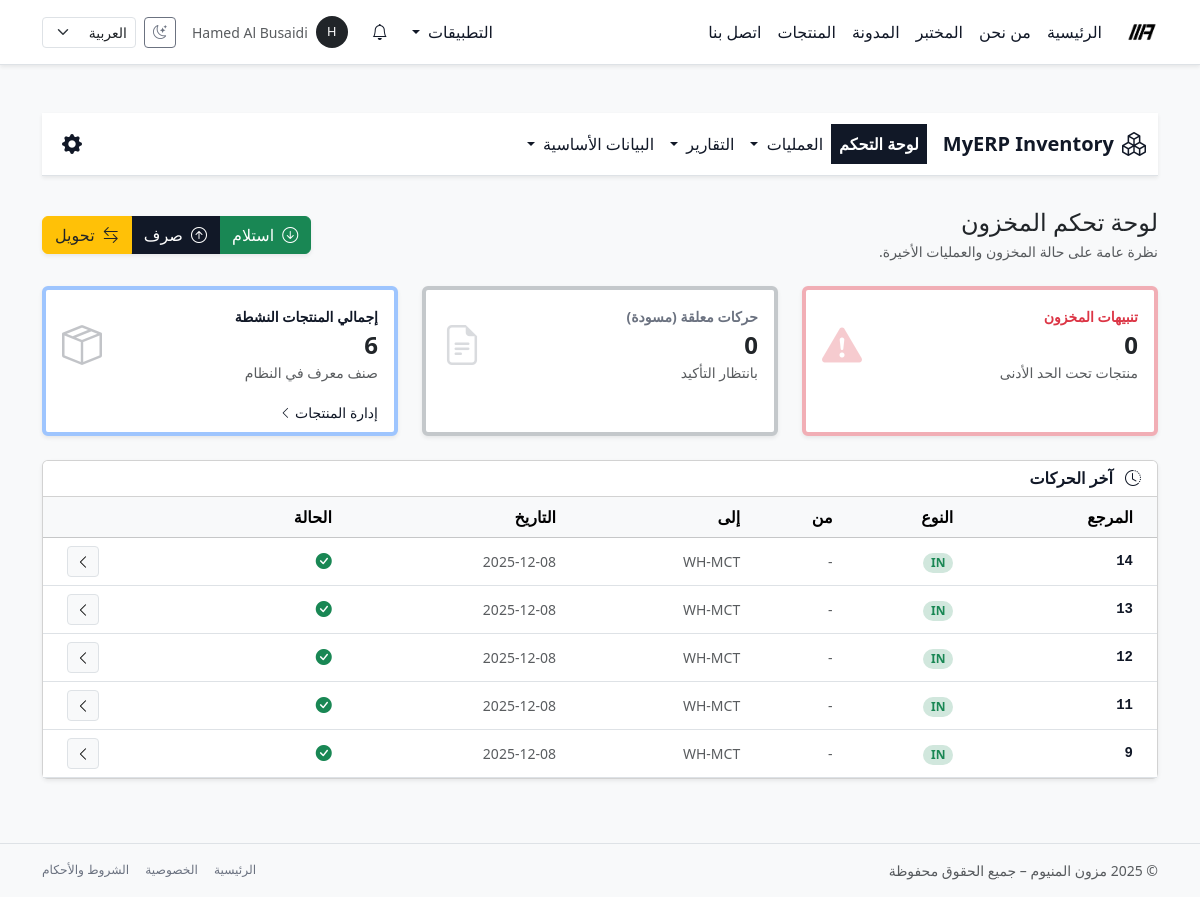
The page /ar/inventory/ (signed in) on the database as committed earlier.
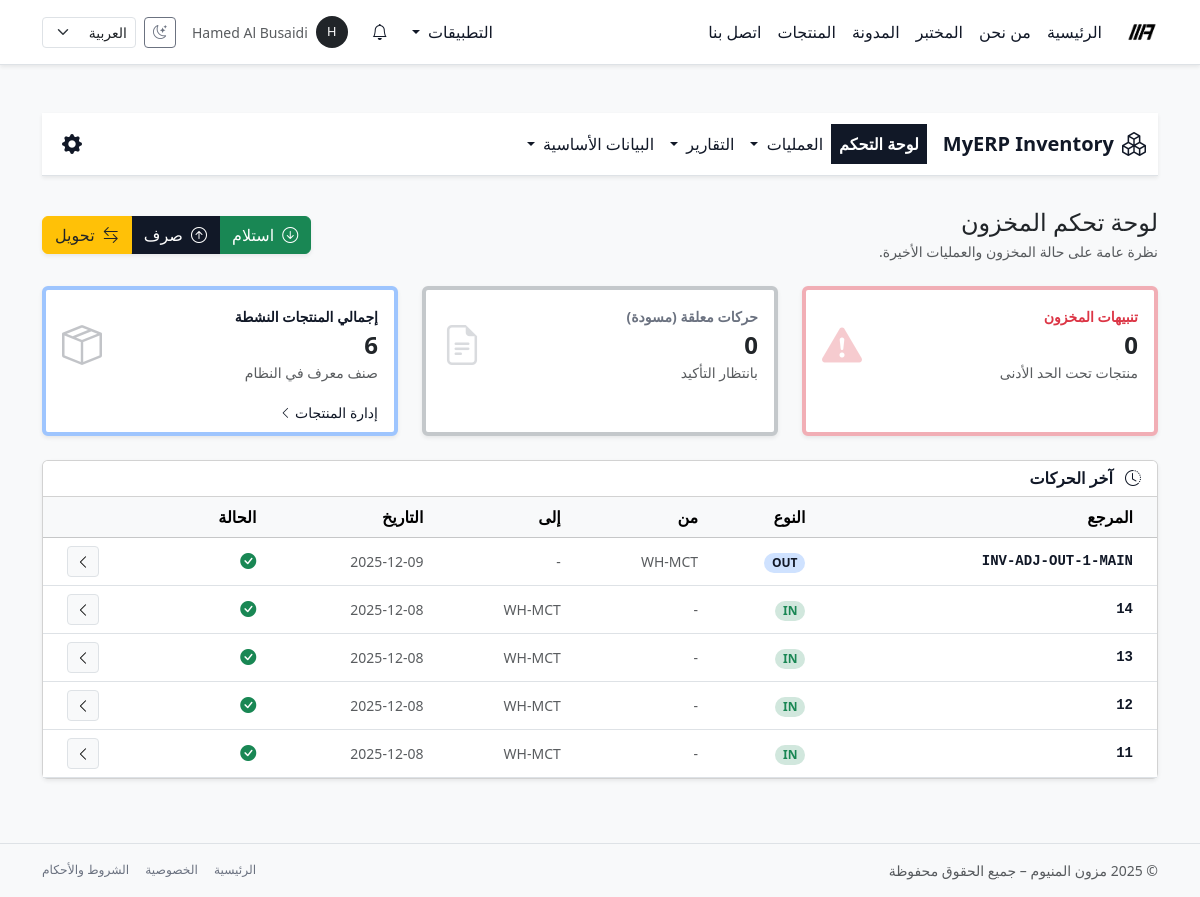
The same page on the database as committed later.
### inventory/models.py (models this page shows, shortened)
class StockMove(BaseModel):
    class MoveType(models.TextChoices):
        IN = "in", _("حركة واردة")
        OUT = "out", _("حركة صادرة")
        TRANSFER = "transfer", _("تحويل داخلي")
    class Status(models.TextChoices):
        DRAFT = "draft", _("مسودة")
        DONE = "done", _("منفذة")
        CANCELLED = "cancelled", _("ملغاة")
    move_type = models.CharField(
        max_length=20, choices=MoveType.choices, default=MoveType.IN, verbose_name=_("نوع الحركة")
    )
    adjustment = models.ForeignKey(
        "inventory.InventoryAdjustment",
        on_delete=models.SET_NULL,
        null=True,
        blank=True,
        related_name="stock_moves",
        verbose_name=_("وثيقة الجرد المرتبطة"),
        help_text=_("يتم تعبئته آلياً إذا كانت الحركة ناتجة عن تسوية جردية.")
    )
    from_warehouse = models.ForeignKey(Warehouse, on_delete=models.PROTECT, null=True, blank=True,
                                       related_name="outgoing_moves", verbose_name=_("من مستودع"))
    from_location = models.ForeignKey(StockLocation, on_delete=models.PROTECT, null=True, blank=True,
                                      related_name="outgoing_moves", verbose_name=_("من موقع"))
    to_warehouse = models.ForeignKey(Warehouse, on_delete=models.PROTECT, null=True, blank=True,
                                     related_name="incoming_moves", verbose_name=_("إلى مستودع"))
    to_location = models.ForeignKey(StockLocation, on_delete=models.PROTECT, null=True, blank=True,
                                    related_name="incoming_moves", verbose_name=_("إلى موقع"))
    move_date = models.DateTimeField(default=timezone.now, verbose_name=_("تاريخ الحركة"))
    status = models.CharField(max_length=20, choices=Status.choices, default=Status.DRAFT, verbose_name=_("الحالة"))
    reference = models.CharField(max_length=255, blank=True, verbose_name=_("مرجع خارجي"))
    note = models.TextField(blank=True, verbose_name=_("ملاحظات"))
    objects = StockMoveManager()
    class Meta:
        verbose_name = _("حركة مخزون")
        verbose_name_plural = _("حركات المخزون")
        ordering = ("-move_date", "-id")

class Warehouse(BaseModel):
    code = models.CharField(max_length=20, unique=True, verbose_name=_("كود المستودع"))
    name = models.CharField(max_length=200, verbose_name=_("اسم المستودع"))
    description = models.TextField(blank=True, verbose_name=_("الوصف"))
    is_active = models.BooleanField(default=True, verbose_name=_("نشط"))
    objects = WarehouseManager()
    class Meta:
        verbose_name = _("مستودع")
        verbose_name_plural = _("المستودعات")
        ordering = ("code",)

### inventory/views.py (the view)
# urls.py: path("", views.DashboardView.as_view(), name="dashboard"),
class DashboardView(LoginRequiredMixin, TemplateView):
    template_name = "inventory/dashboard.html"
    def get_context_data(self, **kwargs):
        context = super().get_context_data(**kwargs)
        context["active_section"] = "inventory_dashboard"
        context["total_products"] = Product.objects.active().count()
        context["low_stock_count"] = StockLevel.objects.below_min().count()
        context["draft_moves_count"] = StockMove.objects.draft().count()
        context["latest_moves"] = (
            StockMove.objects
            .with_related()
            .not_cancelled()
            .order_by("-move_date", "-id")[:5]
        )
        return context

### templates/inventory/dashboard.html (shortened to what this page needs)
{% extends "inventory/base_inventory.html" %}
{% load i18n %}
{% block inventory_content %}
<div class="py-3">
  <div class="d-flex justify-content-between align-items-center mb-4 flex-wrap gap-2">
    <div>
      <h1 class="h4 mb-1">{% trans "لوحة تحكم المخزون" %}</h1>
      <p class="text-muted small mb-0">
        {% trans "نظرة عامة على حالة المخزون والعمليات الأخيرة." %}
      </p>
    </div>
    <div class="btn-group shadow-sm">
      <a href="{% url 'inventory:receipt_create' %}" class="btn btn-success">
        <i class="bi bi-arrow-down-circle me-1"></i>
        {% trans "استلام" %}
      </a>
      <a href="{% url 'inventory:delivery_create' %}" class="btn btn-primary">
        <i class="bi bi-arrow-up-circle me-1"></i>
        {% trans "صرف" %}
      </a>
      <a href="{% url 'inventory:transfer_create' %}" class="btn btn-warning text-dark">
        <i class="bi bi-arrow-left-right me-1"></i>
        {% trans "تحويل" %}
      </a>
    </div>
  </div>
  <div class="row g-4 mb-4">
    <div class="col-xl-4 col-md-6">
      <div class="card shadow-sm h-100 border-start border-4 border-danger-subtle">
        <div class="card-body">
          <div class="d-flex align-items-center justify-content-between">
            <div>
              <div class="text-uppercase small fw-bold text-danger mb-1">
                {% trans "تنبيهات المخزون" %}
              </div>
              <div class="h4 mb-0 fw-bold">
                {{ low_stock_count }}
              </div>
              <small class="text-muted">
                {% trans "منتجات تحت الحد الأدنى" %}
              </small>
            </div>
            <div class="opacity-25">
              <i class="bi bi-exclamation-triangle-fill fs-1 text-danger"></i>
            </div>
          </div>
        </div>
      </div>
    </div>
    <div class="col-xl-4 col-md-6">
      <div class="card shadow-sm h-100 border-start border-4 border-secondary-subtle">
        <div class="card-body">
          <div class="d-flex align-items-center justify-content-between">
            <div>
              <div class="text-uppercase small fw-bold text-secondary mb-1">
                {% trans "حركات معلقة (مسودة)" %}
              </div>
              <div class="h4 mb-0 fw-bold">
                {{ draft_moves_count }}
              </div>
              <small class="text-muted">
                {% trans "بانتظار التأكيد" %}
              </small>
            </div>
            <div class="opacity-25">
              <i class="bi bi-file-earmark-text fs-1 text-secondary"></i>
            </div>
          </div>
        </div>
      </div>
    </div>
    <div class="col-xl-4 col-md-6">
      <div class="card shadow-sm h-100 border-start border-4 border-primary-subtle">
        <div class="card-body">
          <div class="d-flex align-items-center justify-content-between">
            <div>
              <div class="text-uppercase small fw-bold text-primary mb-1">
                {% trans "إجمالي المنتجات النشطة" %}
              </div>
              <div class="h4 mb-0 fw-bold">
                {{ total_products }}
              </div>
              <small class="text-muted">
                {% trans "صنف معرف في النظام" %}
              </small>
            </div>
            <div class="opacity-25">
              <i class="bi bi-box-seam fs-1 text-primary"></i>
            </div>
          </div>
        </div>
        <div class="card-footer bg-transparent border-0 pt-0">
          <a href="{% url 'inventory:product_list' %}"
             class="small text-primary text-decoration-none">
            {% trans "إدارة المنتجات" %} <i class="bi bi-chevron-left small"></i>
          </a>
        </div>
      </div>
    </div>
  </div>
  <div class="card shadow-sm">
    <div class="card-header bg-body d-flex justify-content-between align-items-center">
      <h2 class="h6 fw-bold mb-0 text-primary">
        <i class="bi bi-clock-history me-2"></i>
        {% trans "آخر الحركات" %}
      </h2>
    </div>
    <div class="table-responsive">
      <table class="table table-hover align-middle mb-0">
        <thead class="table-light">
          <tr>
            <th class="ps-4">{% trans "المرجع" %}</th>
            <th>{% trans "النوع" %}</th>
            <th>{% trans "من" %}</th>
            <th>{% trans "إلى" %}</th>
            <th>{% trans "التاريخ" %}</th>
            <th>{% trans "الحالة" %}</th>
            <th class="text-end pe-4"></th>
          </tr>
        </thead>
        <tbody>
        {% for move in latest_moves %}
          <tr>
            <td class="ps-4 font-monospace small fw-bold">
              <a href="{% url 'inventory:move_detail' move.pk %}"
                 class="text-decoration-none">
                {{ move.reference|default:move.pk }}
              </a>
            </td>
            <td>
              {% if move.move_type == 'in' %}
                <span class="badge rounded-pill bg-success-subtle text-success">
                  IN
                </span>
              {% elif move.move_type == 'out' %}
                <span class="badge rounded-pill bg-primary-subtle text-primary">
                  OUT
                </span>
              {% else %}
                <span class="badge rounded-pill bg-warning-subtle text-warning">
                  TRF
                </span>
              {% endif %}
            </td>
            <td class="small text-muted">
              {{ move.from_warehouse.code|default:"-" }}
            </td>
            <td class="small text-muted">
              {{ move.to_warehouse.code|default:"-" }}
            </td>
            <td class="small text-muted">
              {{ move.move_date|date:"Y-m-d" }}
            </td>
            <td>
              {% if move.status == 'done' %}
                <span class="text-success" title="{% trans 'منفذة' %}">
                  <i class="bi bi-check-circle-fill"></i>
                </span>
              {% elif move.status == 'draft' %}
                <span class="text-secondary" title="{% trans 'مسودة' %}">
                  <i class="bi bi-circle"></i>
                </span>
              {% else %}
                <span class="text-danger" title="{% trans 'ملغاة' %}">
                  <i class="bi bi-x-circle-fill"></i>
                </span>
              {% endif %}
            </td>
            <td class="text-end pe-4">
              <a href="{% url 'inventory:move_detail' move.pk %}"
                 class="btn btn-sm btn-light border">
                <i class="bi bi-chevron-left"></i>
              </a>
            </td>
          </tr>
        {% empty %}
          <tr>
            <td colspan="7" class="text-center py-4 text-muted">
              {% trans "لا توجد حركات حديثة." %}
            </td>
          </tr>
        {% endfor %}
        </tbody>
      </table>
    </div>
  </div>
</div>
{% endblock %}

### templates/base.html (shortened to what this page needs)
{% load static i18n %}
<!doctype html>
<html lang="{{ LANGUAGE_CODE }}" dir="{% if LANGUAGE_CODE == 'ar' %}rtl{% else %}ltr{% endif %}" data-bs-theme="light">
<head>
  {% if LANGUAGE_CODE == "ar" %}
    <link href="https://cdn.jsdelivr.net/npm/bootstrap@5.3.8/dist/css/bootstrap.rtl.min.css" rel="stylesheet"/>
  {% else %}
    <link href="https://cdn.jsdelivr.net/npm/bootstrap@5.3.8/dist/css/bootstrap.min.css" rel="stylesheet"/>
  {% endif %}
  <link rel="stylesheet" href="https://cdn.jsdelivr.net/npm/bootstrap-icons@1.11.3/font/bootstrap-icons.css">
  <link rel="stylesheet" href="{% static 'css/mazoon_style.css' %}"/>
</head>
<body class="bg-body-tertiary text-body d-flex flex-column min-vh-100">
<nav class="navbar navbar-expand-lg bg-body border-bottom shadow-sm sticky-top">
  <div class="container-lg">
    <a class="navbar-brand fw-bold d-flex align-items-center gap-2 py-2" href="{% url 'home' %}">
      <img src="{% static 'img/logo_mazoon_black.png' %}"
           alt="Mazoon Aluminum logo"
           class="img-fluid"
           style="height: 32px;">
    </a>
    <div class="collapse navbar-collapse" id="mainNavbar">
      <ul class="navbar-nav me-auto mb-2 mb-lg-0">
        <li class="nav-item">
          <a class="nav-link {% if request.resolver_match.url_name == 'home' %}active{% endif %}" href="{% url 'home' %}">{% trans "الرئيسية" %}</a>
        </li>
        <li class="nav-item">
          <a class="nav-link {% if request.resolver_match.url_name == 'about' %}active{% endif %}" href="{% url 'about' %}">{% trans "من نحن" %}</a>
        </li>
        <li class="nav-item">
          <a class="nav-link {% if request.resolver_match.url_name == 'lab' %}active{% endif %}" href="{% url 'lab' %}">{% trans "المختبر" %}</a>
        </li>
        <li class="nav-item">
          <a class="nav-link {% if request.resolver_match.url_name == 'blog_list' %}active{% endif %}" href="{% url 'blog_list' %}">{% trans "المدونة" %}</a>
        </li>
        <li class="nav-item">
          <a class="nav-link {% if request.resolver_match.url_name == 'product_list' %}active{% endif %}" href="{% url 'product_list' %}">{% trans "المنتجات" %}</a>
        </li>
        <li class="nav-item">
          <a class="nav-link {% if request.resolver_match.url_name == 'contact' %}active{% endif %}" href="{% url 'contact' %}">{% trans "اتصل بنا" %}</a>
        </li>
      </ul>
      <ul class="navbar-nav ms-auto mb-2 mb-lg-0 align-items-center gap-2">
        {% if user.is_authenticated %}
          {% if user.is_staff or user.is_superuser %}
            <li class="nav-item dropdown">
              <a class="nav-link dropdown-toggle" href="#" id="appsDropdown" role="button" data-bs-toggle="dropdown" aria-expanded="false">
                {% trans "التطبيقات" %}
              </a>
            </li>
          {% endif %}
        {% endif %}
        {% include "core/notifications/_navbar_dropdown.html" %}
        {% if user.is_authenticated %}
          <li class="nav-item dropdown">
            <a class="nav-link d-flex align-items-center gap-2"
               href="#"
               id="userMenuDropdown"
               role="button"
               data-bs-toggle="dropdown"
               aria-expanded="false">
              <span class="rounded-circle d-inline-flex justify-content-center align-items-center bg-dark text-white"
                    style="width: 32px; height: 32px; font-size: 0.8rem;">
                {{ user.username|first|upper }}
              </span>
              <span class="d-none d-xl-inline small text-muted">
                {{ user.get_full_name|default:user.username }}
              </span>
            </a>
          </li>
        {% endif %}
        <li class="nav-item">
          <button class="btn btn-sm btn-outline-secondary d-flex align-items-center justify-content-center"
                  type="button"
                  id="themeToggleBtn"
                  aria-label="{% trans 'تبديل وضع اللون' %}"
                  title="{% trans 'تبديل وضع اللون' %}">
            <i class="bi bi-moon-stars" id="themeToggleIcon"></i>
          </button>
        </li>
        <li class="nav-item">
          <form action="{% url 'set_language' %}" method="post" class="d-flex align-items-center">
            <select name="language"
                    class="form-select form-select-sm"
                    onchange="this.form.submit()">
              <option value="ar" {% if LANGUAGE_CODE == 'ar' %}selected{% endif %}>العربية</option>
            </select>
          </form>
        </li>
      </ul>
    </div>
  </div>
</nav>
<main class="py-4 py-md-5 flex-grow-1">
  <div class="container-lg">
    {% block content %}{% endblock %}
  </div>
</main>
<footer class="border-top py-3 mt-auto bg-body-tertiary d-print-none">
  <div class="container-lg d-flex flex-column flex-md-row justify-content-between align-items-center text-muted small gap-2">
   <div>
  &copy; {% now "Y" %} {% trans "مزون المنيوم – جميع الحقوق محفوظة" %}
</div>
    <div class="d-flex gap-3">
      <a href="{% url 'home' %}" class="link-secondary text-decoration-none small">{% trans "الرئيسية" %}</a>
      <a href="#" class="link-secondary text-decoration-none small">{% trans "الخصوصية" %}</a>
      <a href="#" class="link-secondary text-decoration-none small">{% trans "الشروط والأحكام" %}</a>
    </div>
  </div>
</footer>
</body>
</html>

Rows that differ between the two databases and show on the page:
no longer on this page (row unchanged): StockMove: reference "9", move_type "IN", from_warehouse.code "-", to_warehouse.code "WH-MCT", move_date "2025-12-08", status "done" (drawn)
added StockMove: reference "INV-ADJ-OUT-1-MAIN", move_type "OUT", from_warehouse.code "WH-MCT", to_warehouse.code "-", move_date "2025-12-09", status "done" (drawn)
